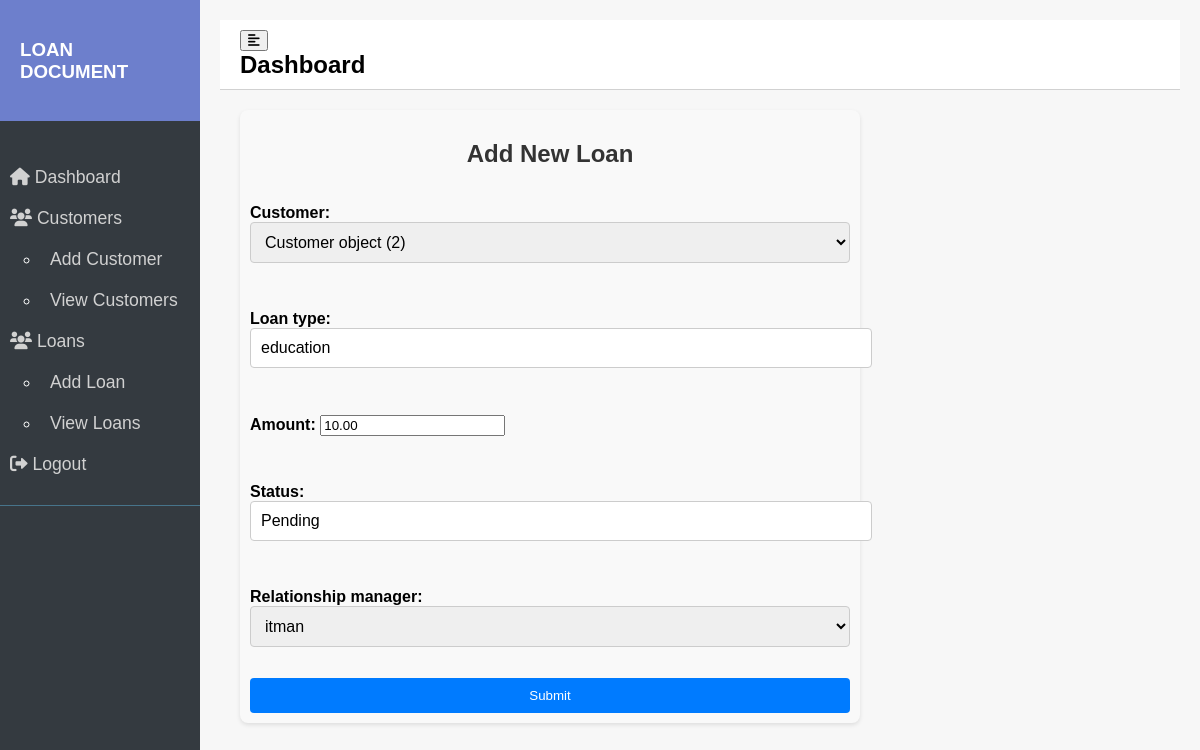
Page /loans/7/edit/ (signed in) on the committed database.
### loans/models.py (models this page shows)
class Loan(models.Model):
    customer = models.ForeignKey(Customer, on_delete=models.CASCADE)
    loan_type = models.CharField(max_length=100)
    amount = models.DecimalField(max_digits=15, decimal_places=2)
    status = models.CharField(max_length=20, default='Pending')
    relationship_manager = models.ForeignKey(User, on_delete=models.CASCADE, related_name='managed_loans')

### loans/views.py (the view)
# urls.py: path('<int:pk>/edit/', views.loan_edit, name='loan_edit'),
@login_required
@permission_required('loans.change_loan', raise_exception=True)
def loan_edit(request, pk):
    loan = get_object_or_404(Loan, pk=pk)
    if request.method == 'POST':
        form = LoanForm(request.POST, instance=loan)
        if form.is_valid():
            form.save()
            return redirect('view_loans')
    else:
        form = LoanForm(instance=loan)
    return render(request, 'loans/loan_form.html', {'form': form})

### loans/forms.py
class LoanForm(forms.ModelForm):
    class Meta:
        model = Loan
        fields = ['customer', 'loan_type', 'amount', 'status', 'relationship_manager']

### loans/templates/loans/loan_form.html (shortened to what this page needs)
{% extends "loans/base.html" %}
{% block content %}
<head>
    {% load static %}
    <link rel="stylesheet" href="{% static 'css/styles_loanform.css' %}">
</head>
<div class="container">
    <h2>Add New Loan</h2>
    <form method="post">
        {{ form.as_p }}
        <button type="submit" class="btn btn-primary">Submit</button>
    </form>
</div>
{% endblock %}

### static/css/styles_base.css (style rules this page uses)
body, html { margin: 0; padding: 0; height: 100%; font-family: 'Poppins', sans-serif; background: #f7f7f7; }

### static/css/styles_loanform.css (style rules this page uses)
.container { margin: 20px; padding: 10px; background-color: #f9f9f9; border-radius: 8px; box-shadow: 0 2px 4px rgba(0, 0, 0, 0.1); max-width: 600px; }
.container h2 { text-align: center; color: #333; margin-bottom: 20px; }
form { display: flex; flex-direction: column; gap: 15px; }
form label { font-weight: bold; margin-bottom: 5px; }
form input[type="text"], form input[type="email"], form input[type="password"], form select, form textarea { padding: 10px; border: 1px solid #ccc; border-radius: 4px; font-size: 1em; width: 100%; }
form .btn-primary { background-color: #007bff; color: #fff; padding: 10px; border: none; border-radius: 4px; cursor: pointer; transition: background-color 0.3s; }

### rows in the picture
Loan: customer "Customer object (2)", loan_type "education", amount "10.00", status "Pending", relationship_manager "itman"
